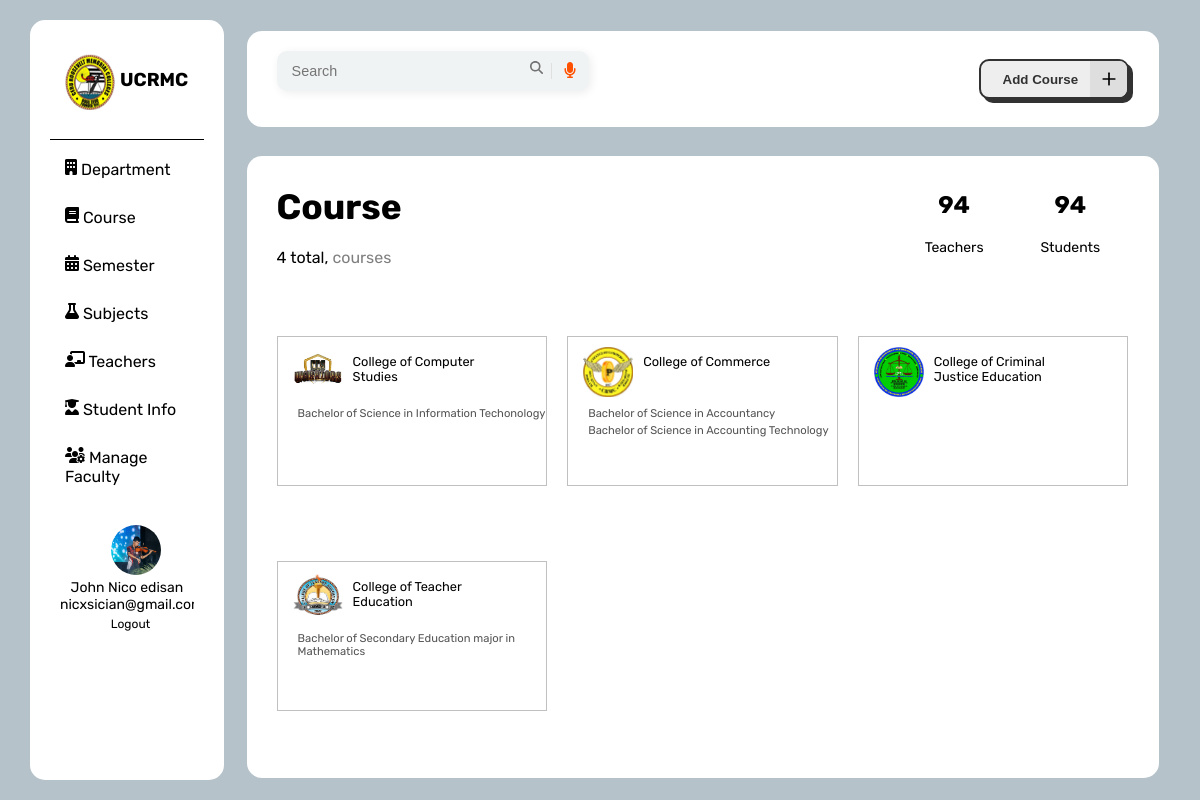
/CRMC_SYSTEM/course.php, run on the app's committed database.
### tables this page shows
CREATE TABLE `course` (
  `courseID` int(11) NOT NULL,
  `courseName` varchar(100) NOT NULL,
  `departmentID` int(11) NOT NULL
);

CREATE TABLE `department` (
  `departmentID` int(11) NOT NULL,
  `departmentName` varchar(50) NOT NULL,
  `departmentLogo` varchar(50) NOT NULL
);

### CRMC_SYSTEM/php/courseCommands.php (called while the page is built, shortened)
<?php
$newconnection = new Connection();
$pdo = $newconnection->openConnection();
function getDepartmentsAndCoursesFromDatabase($connection)
{
    try {
        $conn = $connection->openConnection();
        $sql = "SELECT d.departmentID, d.departmentName, d.departmentLogo, c.courseID, c.courseName
                FROM department d
                LEFT JOIN course c ON d.departmentID = c.departmentID";
        $result = $conn->query($sql);
        $departmentsWithCourses = [];
        if ($result->rowCount() > 0) {
            while ($row = $result->fetch()) {
                $departmentsWithCourses[$row['departmentID']][] = $row;
            }
        }
        return $departmentsWithCourses;
    } catch (PDOException $e) {
        echo "Error: " . $e->getMessage();
        return [];
    }
}
$departmentsWithCourses = getDepartmentsAndCoursesFromDatabase($newconnection);
$stmt = $pdo->query("SELECT * FROM course");
$course = $stmt->fetchAll(PDO::FETCH_ASSOC);

### CRMC_SYSTEM/course.php (the view, shortened to what this page needs)
<?php
include 'php/courseCommands.php';
?>
<!DOCTYPE html>
<html lang="en">
<head>
    <link href='https://unpkg.com/boxicons@2.1.4/css/boxicons.min.css' rel='stylesheet'>
    <link rel="stylesheet" href="https://cdnjs.cloudflare.com/ajax/libs/font-awesome/6.5.1/css/all.min.css" />
    <link rel="stylesheet" href="css/dashboard.css">
</head>
<body>
    <div class="container">
        <div class="sidebar">
            <div class="logo">
                <img src="assets/crmc-logo.png" alt="">
                <h3>UCRMC</h3>
            </div>
            <ul class="navbar">
                <li><a href="department.php"><i class="fas fa-building"></i> Department</a></li>
                <li><a href=""><i class="fas fa-book"></i> Course</a></li>
                <li><a href="semester.php"><i class="fas fa-calendar-alt"></i> Semester</a></li>
                <li><a href="subject.php"><i class="fas fa-flask"></i> Subjects</a></li>
                <li><a href="teacherInfo.php"><i class="fas fa-chalkboard-teacher"></i> Teachers</a></li>
                <li><a href="studentInfo.php"><i class="fas fa-user-graduate"></i> Student Info</a></li>
                <li><a href="manage.php"><i class="fas fa-users-cog"></i> Manage Faculty</a></li>
            </ul>
            <div class="account">
                <img src="assets/nico.jpg" alt="Profile Picture">
                <div class="account-info">
                    <p>John Nico edisan</p>
                    <p>nicxsician@gmail.com</p>
                    <a style="position: relative; left: 38%; font-size: 12px;" href="home.php">Logout</a>
                </div>
            </div>
        </div>
        <div class="header">
        <div class="InputContainer">
  <input type="text" name="text" class="input" id="input" placeholder="Search">
  <label for="input" class="labelforsearch">
<svg viewBox="0 0 512 512" class="searchIcon"><path d="M416 208c0 45.9-14.9 88.3-40 122.7L502.6 457.4c12.5 12.5 12.5 32.8 0 45.3s-32.8 12.5-45.3 0L330.7 376c-34.4 25.2-76.8 40-122.7 40C93.1 416 0 322.9 0 208S93.1 0 208 0S416 93.1 416 208zM208 352a144 144 0 1 0 0-288 144 144 0 1 0 0 288z"></path></svg>
</label>
<button class="micButton">
</button>
</div>
<div class="time-container">
                   </div>
<div class="cta-container">
<button class="button" type="button" onclick="openPopup()">
    <span class="button__text">Add Course</span>
    <span class="button__icon"><svg class="svg" fill="none" height="24" stroke="currentColor" stroke-linecap="round" stroke-linejoin="round" stroke-width="2" viewBox="0 0 24 24" width="24" xmlns="http://www.w3.org/2000/svg"><line x1="12" x2="12" y1="5" y2="19"></line><line x1="5" x2="19" y1="12" y2="12"></line></svg></span>
</button>
</div>
</div>
<div class="table-container">
<div class="table-heading">
           <div class="left-head">
    <h1 style="font-size: 2.2rem;">Course</h1>
    <p id="courses"><?= count($course); ?> total, <span style="opacity: 0.5;">courses</span></p>
</div>
            <div class="right-head">
                <div class="right-header-content">
                    <h1 id="teachers">94</h1>
                    <p style="margin-top: 10px;font-size: 14px;">Teachers</p>
                </div>
                <div class="right-header-content">
                    <h1 id="students">94</h1>
                    <p style="margin-top: 10px;font-size: 14px;">Students</p>
                </div>
            </div>
           </div>
           <div class="table-wrapper">
                <?php foreach ($departmentsWithCourses as $departmentID => $departmentData): ?>
                <div class="department-container" style="position: relative;"
                    data-department-id="<?= $departmentData[0]['departmentID']; ?>"
                    data-department-name="<?= $departmentData[0]['departmentName']; ?>">
                    <div class="department-logo"
                        style="position: absolute; top: 10px; left: 15px; width: 50px; height: 50px; background: url('<?= $departmentData[0]['departmentLogo']; ?>') center/cover;">
                    </div>
                    <div class="department-name"
                        style="position: relative; top: 12px; left: 70px; font-size: 0.8rem; width: 50%;margin-bottom: 5px;">
                        <?= $departmentData[0]['departmentName']; ?></div>
                    <ul class="course-list">
                        <?php foreach ($departmentData as $course): ?>
                        <li><?= $course['courseName']; ?></li>
                        <?php endforeach; ?>
                    </ul>
                </div>
                <?php endforeach; ?>
            </div>
        </div>
</body>
</html>

### CRMC_SYSTEM/css/dashboard.css (style rules this page uses)
:root { --bgr-color: #b5c2ca; --grid-color: #ffffff; --grid-gap-color: #b5c2ca; --primary-font: 'Rubik'; }
* { margin: 0; padding: 0; box-sizing: border-box; overflow: hidden; }
body { background: var(--bgr-color); font-family: var(--primary-font); }
.container { background: var(--bgr-color); height: 100vh; max-width: 100vw; padding: 20px 30px; }
.sidebar { background: var(--grid-color); height: 100%; width: 17%; border-radius: 15px; margin-right: 30px; padding: 0 20px; }
.navbar { list-style: none; padding: 10px 0; }
.navbar li { margin-bottom: 10px; width: 100%; }
.navbar a { text-decoration: none; color: #000; font-size: 16px; display: block; padding: 9px 0; border-radius: 30px; transition: background-color 0.3s; padding-left: 15px; }
.header, .table-container { background: var(--grid-color); height: 12vh; width: 80%; position: relative; bottom: 93.6vh; left: 19%; border-radius: 15px; }
.table-container { bottom: 90vh; height: 77.8vh; padding: 30px; }
.table-heading { height: 15vh; display: grid; grid-template-columns: 4fr 1.5fr; }
.table-heading > div { height: 100%; }
.right-head { display: flex; justify-content: space-around; }
.right-header-content { text-align: center; }
.logo { border-bottom: 1px #000 solid; height: 15vh; display: flex; align-items: center; padding-left: 10px; }
.logo img { width: 60px; height: 60px; }
#courses { margin-top: 10px; }
#teachers, #students { margin-top: 5px; }
li { list-style: none; }
a { text-decoration: none; color: #000; }
.account { align-items: center; padding: 10px; width: 100%; }
.account img { width: 50px; height: 50px; border-radius: 50%; margin-left: 38%; text-align: center; }
.account-info p { margin: 0; font-size: 14px; text-align: center; }
.InputContainer { height: 40px; display: flex; align-items: center; justify-content: center; background-color: #f0f3f4; border-radius: 10px; overflow: hidden; cursor: pointer; padding-left: 15px; box-shadow: 2px 2px 10px rgba(0, 0, 0, 0.075); margin-top: 20px; margin-left: 30px; }
.input { width: 100%; height: 100%; border: none; outline: none; font-size: 0.9em; caret-color: rgb(255, 81, 0); background: #f0f3f4; }
.labelforsearch { cursor: text; padding: 0px 12px; }
.searchIcon { width: 13px; }
.micIcon { width: 12px; }
.micButton { padding: 0px 15px 0px 12px; border: none; background-color: transparent; height: 40px; cursor: pointer; transition-duration: .3s; }
.header { display: grid; grid-template-columns: 3fr 2fr 3fr; }
.time-container { display: flex; align-items: center; justify-content: center; }
.cta-container { display: flex; justify-content: right; align-items: center; padding-right: 30px; }
.button { --main-focus: #2d8cf0; --font-color: #323232; --bg-color-sub: #dedede; --bg-color: #eee; --main-color: #323232; position: relative; width: 150px; height: 40px; cursor: pointer; display: flex; align-items: center; border: 2px solid var(--main-color); box-shadow: 4px 4px var(--main-color); background-color: var(--bg-color); border-radius: 10px; overflow: hidden; }
.button, .button__icon, .button__text { transition: all 0.3s; }
.button .button__text { transform: translateX(22px); color: var(--font-color); font-weight: 600; }
.button .button__icon { position: absolute; transform: translateX(109px); height: 100%; width: 39px; background-color: var(--bg-color-sub); display: flex; align-items: center; justify-content: center; }
.button .svg { width: 20px; fill: var(--main-color); }

### CRMC_SYSTEM/course.php (style rules this page uses)
.table-wrapper { display: flex; flex-wrap: wrap; height: 80%; margin: -10px; margin-top: 20px; }
.department-container { width: calc(33.33% - 20px); height: 150px; box-sizing: border-box; border: 1px #c0c0c0 solid; margin: 10px; font-size: 1.2rem; padding: 5px; }
.course-list { position: absolute; top: 70px; left: 20px; font-size: 0.7rem; list-style: none; padding: 0; color: #555; filter: saturate(70%); max-height: 80px; overflow-y: auto; }
.course-list li { margin-bottom: 4px; }
h1 { font-size: 1.5rem; margin-bottom: 20px; }
label { display: block; margin-bottom: 5px; font-weight: bold; }

### data on the page
course: departmentID.departmentLogo (picture), departmentID.departmentName "College of Computer Studies", courseName "Bachelor of Science in Information Techonology"
course: departmentID.departmentLogo (picture), departmentID.departmentName "College of Commerce", courseName "Bachelor of Science in Accountancy"
course: courseName "Bachelor of Science in Accounting Technology"
department: departmentLogo (picture), departmentName "College of Criminal Justice Education"
course: departmentID.departmentLogo (picture), departmentID.departmentName "College of Teacher Education", courseName "Bachelor of Secondary Education major in Mathematics"

### other printed values
count($course) "4"
